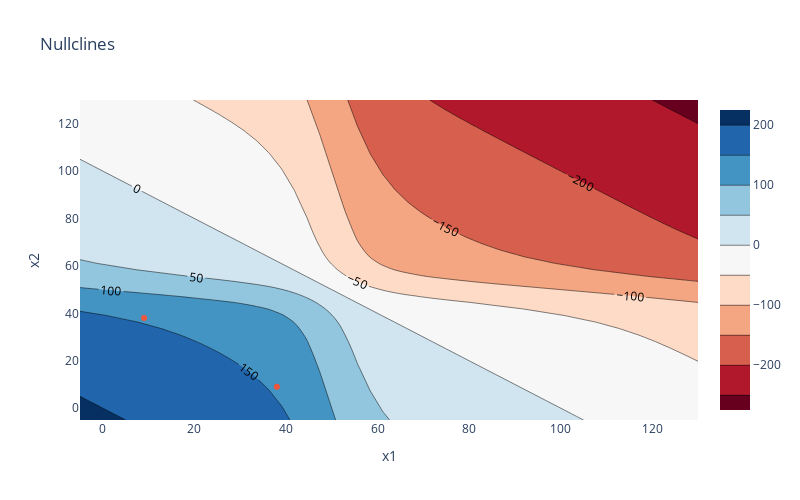

Source (notebook cell):
### Markdown cell above
### a) Null- isoclines
(a) Plot the null-isoclines (“nullclines”) of the system, i.e., the line for which $x˙_1(t) = 0$ and the line for which $x˙_2(t) =0.$ What do the crossing points of these lines indicate?

### Code cell
# # Problem 2: Circuit with mutual inhibition
# We now consider a circuit of two neurons that are coupled by mutual inhibition. For the firing
# rates of these two neurons, x1 and x2, we assume the differential equations
# f(s)=50*(1+tanh(s))
# $$x˙_1(t) = −x_1(t) + f(wx_2(t)+I)$$
# $$x˙_2(t) = −x_2(t) + f(wx_1(t)+I)$$
# Where $f(.)$ is defined before and inhibitory synaptic weights are given by $w=-0.1$. The external inputs are assumed to be excitatory, $I=5.$
# ### a) Null- isoclines
# (a) Plot the null-isoclines (“nullclines”) of the system, i.e., the line for which $x˙_1(t) = 0$ and the line for which $x˙_2(t) =0.$ What do the crossing points of these lines indicate?
# The crossing points of these lines indicate the equilibrium points of the system.
# The nullclines are plotted below.
activation_function = lambda s: 50*(1+np.tanh(s))
# this creates lambda function for activation function
# this is the derivative of the activation function
w=-.1
I= 5
def derivative_activation_function(x_1,x_2):
    return -x_1+activation_function(w*x_2+I)
# nullclines are the lines where the derivative of the firing rate is zero
# null isoclines means that two neurons are firing at the same rate and there is no change in firing rate
# this function returns the nullclines
def nullclines(x_1,x_2):
    return derivative_activation_function(x_1,x_2),derivative_activation_function(x_2,x_1)
# plot nullclines
x_1 = np.linspace(-5,130,50)
x_2 = np.linspace(-5,130,50)
X_1,X_2 = np.meshgrid(x_1,x_2) # this will create a grid of x1 and x2
nullcline_1,nullcline_2 = nullclines(X_1,X_2) # this will create the nullclines
fig = go.Figure() # create figure
fig.update_layout(template='plotly_white'
    , width=800, height=500)
#fig.add_trace(go.Contour(x=x_1, y=x_2, z=nullcline_1, name='x1 nullcline'))
fig.add_trace(go.Contour(x=x_1, y=x_2, z=nullcline_2+nullcline_1, name='x2 nullcline'))
fig.update_layout(title='Nullclines', xaxis_title='x1', yaxis_title='x2')
# add a new colormap change to a diverging colormap
fig.update_traces(contours_coloring="fill", contours_showlabels = True, colorscale='RdBu')

#change the range of the colorbar
# add nullcline points to figure where nullcine_1 and nullcline_2 are zero
# take the points of nullcllines where the nullcline is zero
# correct the previous line and take indexes where nullcline_1 and nullcline_2 are zero
fixed_points_mask = (np.abs(nullcline_1) < .1) + (np.abs(nullcline_2) < .1)
x_fp, y_fp = np.where(fixed_points_mask)

# add nullcline points to figure
fig.add_trace(go.Scatter(x=x_fp, y=y_fp, mode='markers', name='Equilibrium points'))
fig.show()

### Figure 1 — Plotly figure (JSON) as saved in the notebook; plotly's stock layout.template omitted (floating-point values rounded to 4 significant figures; data arrays with more than 128 entries replaced by an {"elided": "..."} marker saying what was removed)
{"data": [{"colorscale": [[0, "rgb(103,0,31)"], [0.1, "rgb(178,24,43)"], [0.2, "rgb(214,96,77)"], [0.3, "rgb(244,165,130)"], [0.4, "rgb(253,219,199)"], [0.5, "rgb(247,247,247)"], [0.6, "rgb(209,229,240)"], [0.7, "rgb(146,197,222)"], [0.8, "rgb(67,147,195)"], [0.9, "rgb(33,102,172)"], [1, "rgb(5,48,97)"]], "contours": {"coloring": "fill", "showlabels": true}, "name": "x2 nullcline", "type": "contour", "x": [-5, -2.245, 0.5102, 3.265, 6.02, 8.776, 11.53, 14.29, 17.04, 19.8, 22.55, 25.31, 28.06, 30.82, 33.57, 36.33, 39.08, 41.84, 44.59, 47.35, 50.1, 52.86, 55.61, 58.37, 61.12, 63.88, 66.63, 69.39, 72.14, 74.9, 77.65, 80.41, 83.16, 85.92, 88.67, 91.43, 94.18, 96.94, 99.69, 102.4, 105.2, 108.0, 110.7, 113.5, 116.2, 119.0, 121.7, 124.5, 127.2, 130], "y": [-5, -2.245, 0.5102, 3.265, 6.02, 8.776, 11.53, 14.29, 17.04, 19.8, 22.55, 25.31, 28.06, 30.82, 33.57, 36.33, 39.08, 41.84, 44.59, 47.35, 50.1, 52.86, 55.61, 58.37, 61.12, 63.88, 66.63, 69.39, 72.14, 74.9, 77.65, 80.41, 83.16, 85.92, 88.67, 91.43, 94.18, 96.94, 99.69, 102.4, 105.2, 108.0, 110.7, 113.5, 116.2, 119.0, 121.7, 124.5, 127.2, 130], "z": {"elided": "50x50 float values"}}, {"mode": "markers", "name": "Equilibrium points", "type": "scatter", "x": [9, 38], "y": [38, 9]}], "layout": {"height": 500, "title": {"text": "Nullclines"}, "width": 800, "xaxis": {"title": {"text": "x1"}}, "yaxis": {"title": {"text": "x2"}}}}
